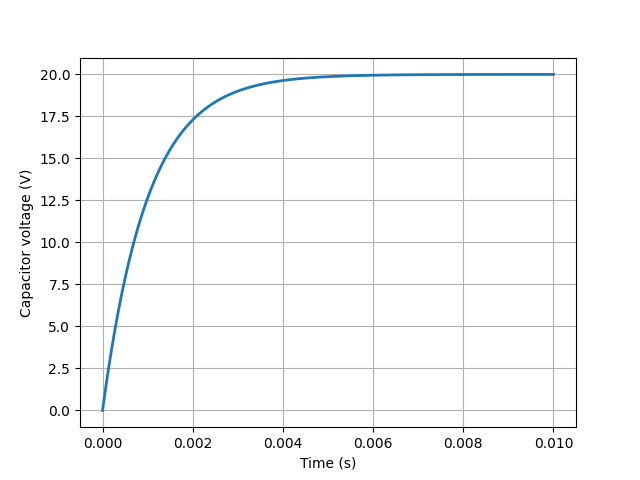

The Python source for this figure:
from lcapy import Circuit

cct = Circuit()
cct.add('V 1 0 step 20')
cct.add('R 1 2 10')
cct.add('C 2 0 1e-4')

# Determine transient response at node 2 evaluated at specified times.
import numpy as np
t = np.linspace(0, 0.01, 1000)
vc = cct[2].v(t)

from matplotlib.pyplot import figure, savefig
fig = figure()
ax = fig.add_subplot(111)
ax.plot(t, vc, linewidth=2)
ax.set_xlabel('Time (s)')
ax.set_ylabel('Capacitor voltage (V)')
ax.grid(True)

savefig('circuit-VRC1-vc.png')
